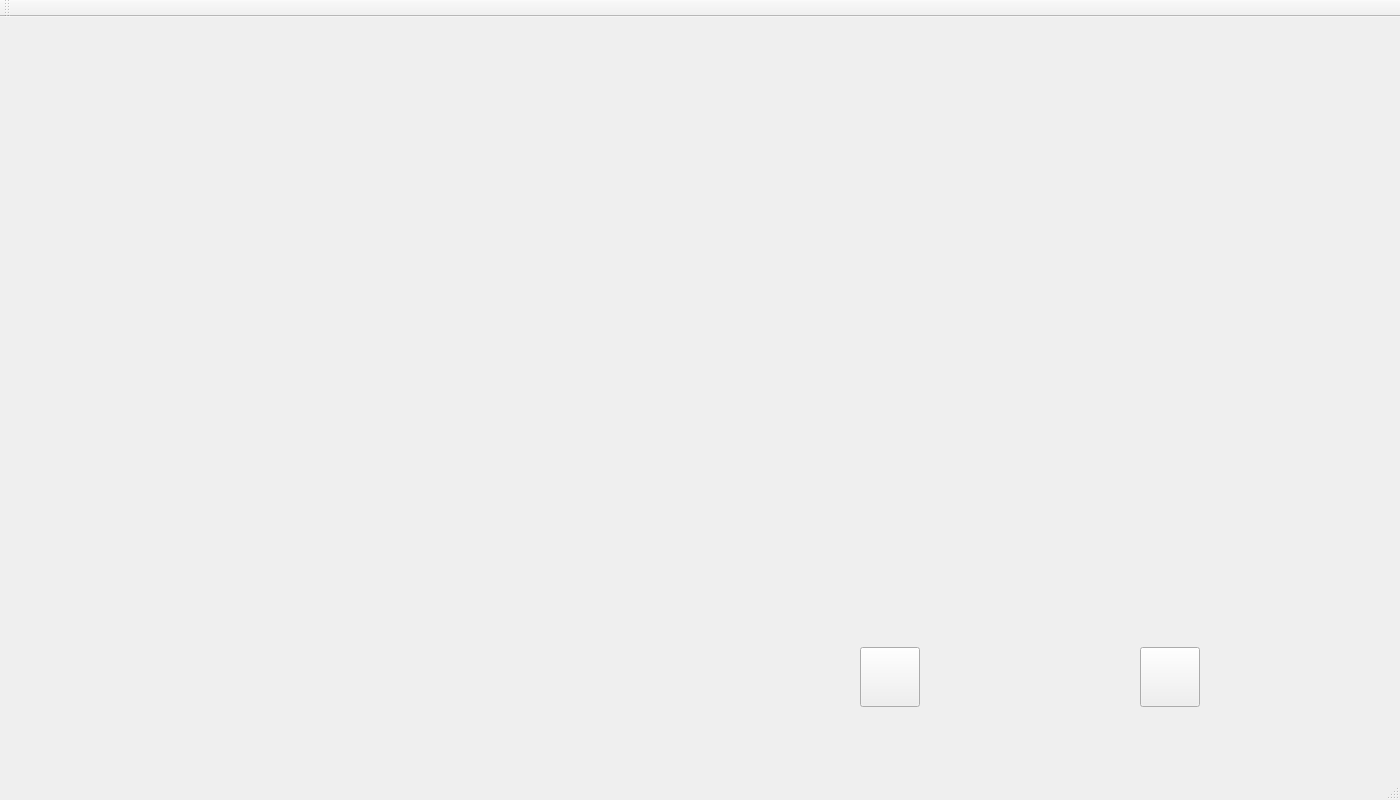
<?xml version="1.0" encoding="UTF-8"?>
<ui version="4.0">
 <class>drawWindow</class>
 <widget class="QMainWindow" name="drawWindow">
  <property name="geometry">
   <rect>
    <x>0</x>
    <y>0</y>
    <width>1400</width>
    <height>800</height>
   </rect>
  </property>
  <property name="windowIcon">
   <iconset resource="elegantimage.qrc">
    <normaloff>:/new/prefix1/pic/绘画.png</normaloff>:/new/prefix1/pic/绘画.png</iconset>
  </property>
  <widget class="QWidget" name="centralwidget">
   <widget class="QLabel" name="drawlabel">
    <property name="geometry">
     <rect>
      <x>150</x>
      <y>50</y>
      <width>500</width>
      <height>500</height>
     </rect>
    </property>
    <property name="text">
     <string/>
    </property>
   </widget>
   <widget class="QLabel" name="label_1">
    <property name="geometry">
     <rect>
      <x>750</x>
      <y>60</y>
      <width>94</width>
      <height>94</height>
     </rect>
    </property>
    <property name="text">
     <string/>
    </property>
    <property name="pixmap">
     <pixmap resource="elegantimage.qrc">:/face/face/face1.png</pixmap>
    </property>
    <property name="scaledContents">
     <bool>true</bool>
    </property>
   </widget>
   <widget class="QLabel" name="label_2">
    <property name="geometry">
     <rect>
      <x>900</x>
      <y>60</y>
      <width>94</width>
      <height>94</height>
     </rect>
    </property>
    <property name="text">
     <string/>
    </property>
    <property name="pixmap">
     <pixmap resource="elegantimage.qrc">:/face/face/face2.png</pixmap>
    </property>
    <property name="scaledContents">
     <bool>true</bool>
    </property>
   </widget>
   <widget class="QLabel" name="label_3">
    <property name="geometry">
     <rect>
      <x>1050</x>
      <y>60</y>
      <width>94</width>
      <height>94</height>
     </rect>
    </property>
    <property name="text">
     <string/>
    </property>
    <property name="pixmap">
     <pixmap resource="elegantimage.qrc">:/face/face/face3.png</pixmap>
    </property>
    <property name="scaledContents">
     <bool>true</bool>
    </property>
   </widget>
   <widget class="QLabel" name="label_4">
    <property name="geometry">
     <rect>
      <x>1200</x>
      <y>60</y>
      <width>94</width>
      <height>94</height>
     </rect>
    </property>
    <property name="text">
     <string/>
    </property>
    <property name="pixmap">
     <pixmap resource="elegantimage.qrc">:/face/face/face4.png</pixmap>
    </property>
    <property name="scaledContents">
     <bool>true</bool>
    </property>
   </widget>
   <widget class="QLabel" name="label_5">
    <property name="geometry">
     <rect>
      <x>750</x>
      <y>210</y>
      <width>94</width>
      <height>94</height>
     </rect>
    </property>
    <property name="text">
     <string/>
    </property>
    <property name="pixmap">
     <pixmap resource="elegantimage.qrc">:/face/face/face5.png</pixmap>
    </property>
    <property name="scaledContents">
     <bool>true</bool>
    </property>
   </widget>
   <widget class="QLabel" name="label_6">
    <property name="geometry">
     <rect>
      <x>900</x>
      <y>210</y>
      <width>94</width>
      <height>94</height>
     </rect>
    </property>
    <property name="text">
     <string/>
    </property>
    <property name="pixmap">
     <pixmap resource="elegantimage.qrc">:/face/face/face6.png</pixmap>
    </property>
    <property name="scaledContents">
     <bool>true</bool>
    </property>
   </widget>
   <widget class="QLabel" name="label_7">
    <property name="geometry">
     <rect>
      <x>1050</x>
      <y>210</y>
      <width>94</width>
      <height>94</height>
     </rect>
    </property>
    <property name="text">
     <string/>
    </property>
    <property name="pixmap">
     <pixmap resource="elegantimage.qrc">:/face/face/face7.png</pixmap>
    </property>
    <property name="scaledContents">
     <bool>true</bool>
    </property>
   </widget>
   <widget class="QLabel" name="label_8">
    <property name="geometry">
     <rect>
      <x>1200</x>
      <y>210</y>
      <width>94</width>
      <height>94</height>
     </rect>
    </property>
    <property name="text">
     <string/>
    </property>
    <property name="pixmap">
     <pixmap resource="elegantimage.qrc">:/face/face/face8.png</pixmap>
    </property>
    <property name="scaledContents">
     <bool>true</bool>
    </property>
   </widget>
   <widget class="QLabel" name="label_9">
    <property name="geometry">
     <rect>
      <x>750</x>
      <y>360</y>
      <width>94</width>
      <height>94</height>
     </rect>
    </property>
    <property name="text">
     <string/>
    </property>
    <property name="pixmap">
     <pixmap resource="elegantimage.qrc">:/face/face/face9.png</pixmap>
    </property>
    <property name="scaledContents">
     <bool>true</bool>
    </property>
   </widget>
   <widget class="QLabel" name="label_10">
    <property name="geometry">
     <rect>
      <x>900</x>
      <y>360</y>
      <width>94</width>
      <height>94</height>
     </rect>
    </property>
    <property name="text">
     <string/>
    </property>
    <property name="pixmap">
     <pixmap resource="elegantimage.qrc">:/face/face/face10.png</pixmap>
    </property>
    <property name="scaledContents">
     <bool>true</bool>
    </property>
   </widget>
   <widget class="QLabel" name="label_11">
    <property name="geometry">
     <rect>
      <x>1050</x>
      <y>360</y>
      <width>94</width>
      <height>94</height>
     </rect>
    </property>
    <property name="text">
     <string/>
    </property>
    <property name="pixmap">
     <pixmap resource="elegantimage.qrc">:/face/face/face11.png</pixmap>
    </property>
    <property name="scaledContents">
     <bool>true</bool>
    </property>
   </widget>
   <widget class="QLabel" name="label_12">
    <property name="geometry">
     <rect>
      <x>1200</x>
      <y>360</y>
      <width>94</width>
      <height>94</height>
     </rect>
    </property>
    <property name="text">
     <string/>
    </property>
    <property name="pixmap">
     <pixmap resource="elegantimage.qrc">:/face/face/face12.png</pixmap>
    </property>
    <property name="scaledContents">
     <bool>true</bool>
    </property>
   </widget>
   <widget class="QLabel" name="label_13">
    <property name="geometry">
     <rect>
      <x>750</x>
      <y>510</y>
      <width>94</width>
      <height>94</height>
     </rect>
    </property>
    <property name="text">
     <string/>
    </property>
    <property name="pixmap">
     <pixmap resource="elegantimage.qrc">:/face/face/face13.png</pixmap>
    </property>
    <property name="scaledContents">
     <bool>true</bool>
    </property>
   </widget>
   <widget class="QLabel" name="label">
    <property name="geometry">
     <rect>
      <x>-100</x>
      <y>-100</y>
      <width>94</width>
      <height>94</height>
     </rect>
    </property>
    <property name="text">
     <string/>
    </property>
   </widget>
   <widget class="QPushButton" name="okButton">
    <property name="geometry">
     <rect>
      <x>860</x>
      <y>630</y>
      <width>60</width>
      <height>60</height>
     </rect>
    </property>
    <property name="icon">
     <iconset resource="elegantimage.qrc">
      <normaloff>:/new/prefix1/pic/save.png</normaloff>:/new/prefix1/pic/save.png</iconset>
    </property>
    <property name="iconSize">
     <size>
      <width>50</width>
      <height>50</height>
     </size>
    </property>
   </widget>
   <widget class="QPushButton" name="cancelButton">
    <property name="geometry">
     <rect>
      <x>1140</x>
      <y>630</y>
      <width>60</width>
      <height>60</height>
     </rect>
    </property>
    <property name="icon">
     <iconset resource="elegantimage.qrc">
      <normaloff>:/new/prefix1/pic/退出.png</normaloff>:/new/prefix1/pic/退出.png</iconset>
    </property>
    <property name="iconSize">
     <size>
      <width>50</width>
      <height>50</height>
     </size>
    </property>
   </widget>
  </widget>
  <widget class="QMenuBar" name="menubar">
   <property name="geometry">
    <rect>
     <x>0</x>
     <y>0</y>
     <width>1400</width>
     <height>26</height>
    </rect>
   </property>
  </widget>
  <widget class="QStatusBar" name="statusbar"/>
  <widget class="QToolBar" name="toolBar">
   <property name="windowTitle">
    <string>toolBar</string>
   </property>
   <attribute name="toolBarArea">
    <enum>TopToolBarArea</enum>
   </attribute>
   <attribute name="toolBarBreak">
    <bool>false</bool>
   </attribute>
  </widget>
 </widget>
 <resources>
  <include location="elegantimage.qrc"/>
 </resources>
 <connections/>
</ui>
